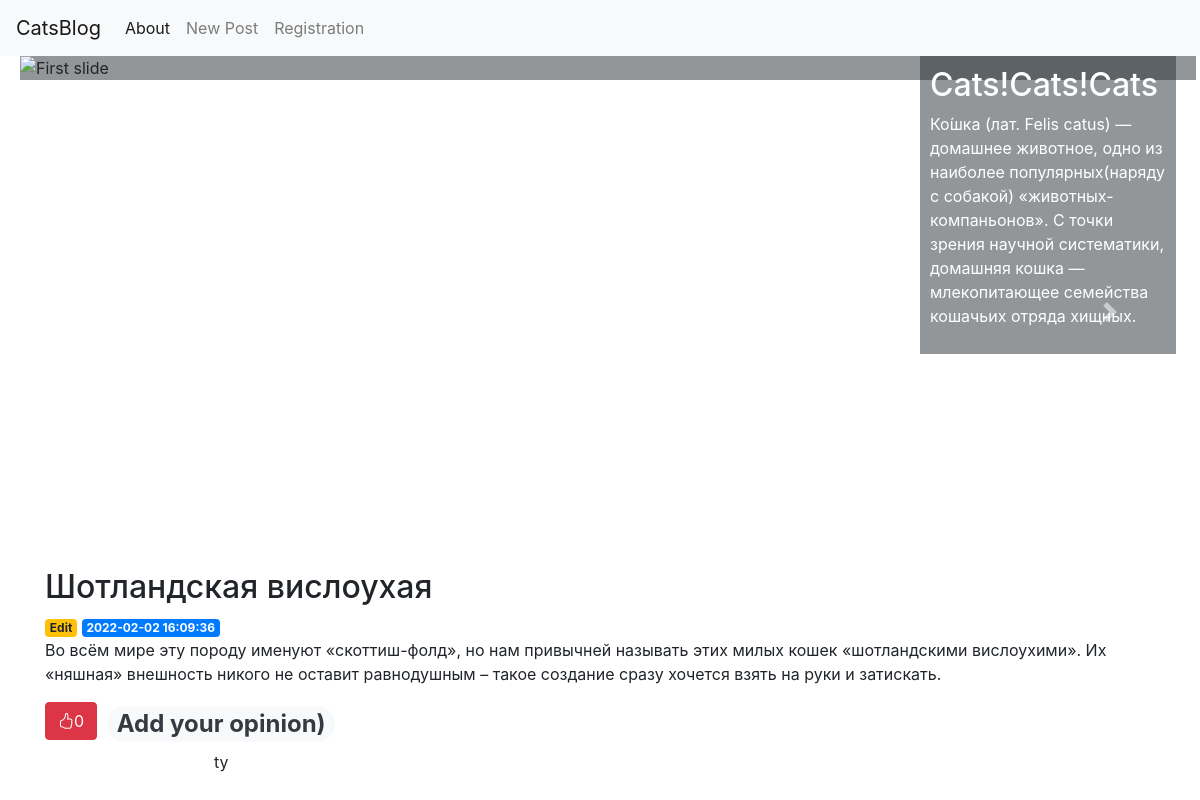
/2, run on the app's committed database.
### tables this page shows
CREATE TABLE posts (
    id INTEGER PRIMARY KEY AUTOINCREMENT,
    created TIMESTAMP NOT NULL DEFAULT CURRENT_TIMESTAMP,
    title TEXT NOT NULL,
    likes INTEGER DEFAULT 0,
    content TEXT NOT NULL,
    comment TEXT NOT NULL
);

### app/views.py (the view)
@app.route('/<int:id>')
def get_blog_post(id):
    post = get_post(id)
    if post is None:
        abort(404)
    return render_template('post.html', post=post)

### app/repositories.py (called while the page is built)
def get_db_connection():
    conn = sqlite3.connect('database.db')
    conn.row_factory = sqlite3.Row
    return conn

def get_post(post_id):
    conn = get_db_connection()
    post = conn.execute('SELECT * FROM posts WHERE id = ?',
                        (post_id,)).fetchone()
    conn.close()
    return post

### app/templates/post.html (shortened to what this page needs)
{% extends 'base.html' %}
{% block content %}
    <h2>{% block title %} {{ post['title'] }} {% endblock %}</h2>
    <a href="{{ url_for('edit', id=post['id']) }}">
            <span class="badge badge-warning">Edit</span>
        </a>
    <span class="badge badge-primary">{{ post['created'] }}</span>
    <p>{{ post['content'] }}</p>
    <div class = 'button but_1'>
    <form action="{{ url_for('like', id = post['id']) }}" method="POST">
        <button type="submit" class="btn btn-danger" ><i class="bi bi-hand-thumbs-up"></i>{{ post['likes'] }}</button>
    </form>
    </div>
    <div class = 'button but_2'>
    <a href="{{ url_for('create_comment', id=post['id']) }}">
            <h2><span class="badge rounded-pill bg-light text-dark">Add your opinion)</span></h2>
        </a>
    <p>{{ post['comment'] }}</p>
    </div>
{% endblock %}

### app/templates/post.html (style rules this page uses)
.button { float: left; text-align: center; }
.but_1 { margin-right: 10px; }

### data on the page
posts: title "Шотландская вислоухая", created "2022-02-02 16:09:36", content "Во всём мире эту породу именуют «скоттиш-фолд», но нам привычней называть этих милых кошек «шотландскими вислоухими». Их «няшная» внешность никого не оставит равнодушным – такое создание сразу хочется взять на руки и затискать.", likes "0", comment "ty"
